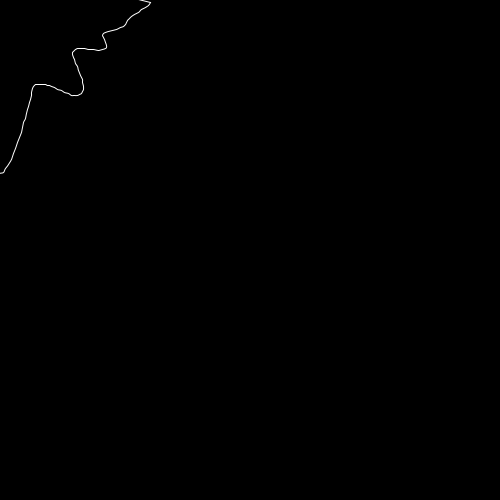
Frame 1 (no input)
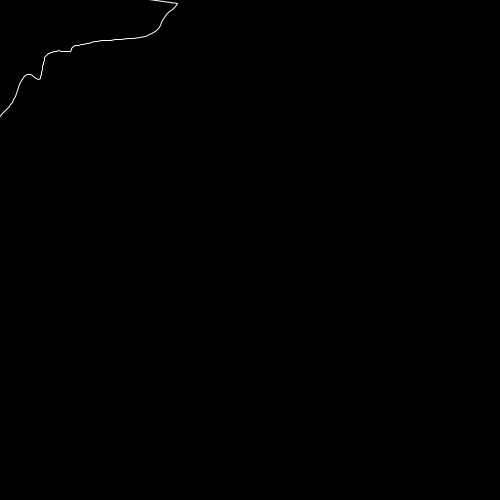
Frame 60 (the mouse pressed at the canvas centre just before this capture)
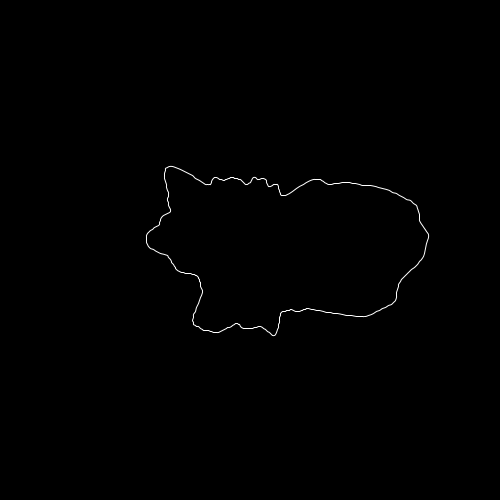
Frame 120 (the mouse held since frame 60 and released just before this capture)

The Processing sketch that drew these frames (run headless with seeded random() and noise(); from frame 60 on, the mouse is pressed at the canvas centre):

// Processing sketch: blobFunction
// ── blobFunction.pde
void setup() {
  size(500, 500);
  background(0);
}

void draw() {
  background(0);
  blob(mouseX, mouseY, height/2);
}

void blob(int x, int y, float radius) {
  noFill();
  stroke(255);
  int degrees = 360;
  float noiseFactor;
  float circX, circY;
  beginShape();
  for (int i = 0; i < degrees; i++) {
    noiseFactor = noise(i*0.02, float(frameCount)/150);
    circX = x + radius * cos(radians(i)) * noiseFactor;
    circY = y + radius * sin(radians(i)) * noiseFactor;
    curveVertex(circX, circY);
  }
  endShape(CLOSE);
}
